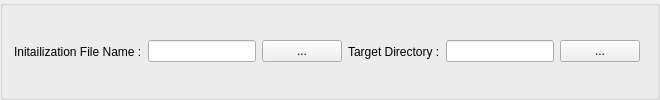
       <widget class="QGroupBox" name="groupBoxInitFile">
        <property name="title">
         <string/>
        </property>
        <layout class="QHBoxLayout" name="horizontalLayout_3" stretch="0,0,0,0,0,0,3">
         <item>
          <widget class="QLabel" name="label_26">
           <property name="text">
            <string>Initailization File Name :</string>
           </property>
          </widget>
         </item>
         <item>
          <widget class="QLineEdit" name="txtInitFileName"/>
         </item>
         <item>
          <widget class="QPushButton" name="btnBrowseInitFile">
           <property name="text">
            <string>...</string>
           </property>
          </widget>
         </item>
         <item>
          <widget class="QLabel" name="label_3">
           <property name="text">
            <string>Target Directory :</string>
           </property>
          </widget>
         </item>
         <item>
          <widget class="QLineEdit" name="txtInitFileDirectory"/>
         </item>
         <item>
          <widget class="QPushButton" name="btnChooseInitDir">
           <property name="text">
            <string>...</string>
           </property>
          </widget>
         </item>
         <item>
          <widget class="QFrame" name="frame_23">
           <property name="frameShape">
            <enum>QFrame::NoFrame</enum>
           </property>
           <property name="frameShadow">
            <enum>QFrame::Raised</enum>
           </property>
          </widget>
         </item>
        </layout>
       </widget>
